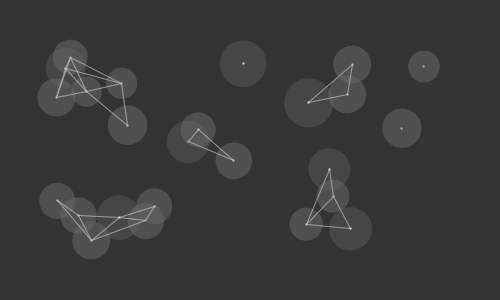
Frame 1 (no input)
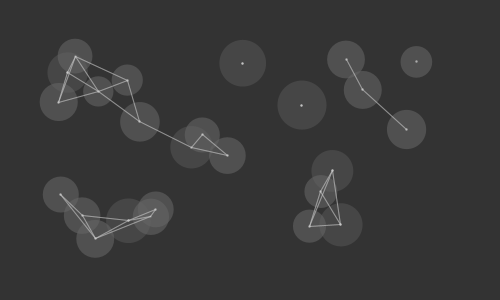
Frame 60 (the mouse pressed at the canvas centre just before this capture)
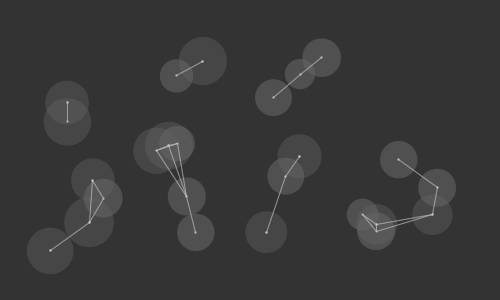
Frame 120 (the mouse held since frame 60 and released just before this capture)

The Processing sketch that drew these frames (run headless with seeded random() and noise(); from frame 60 on, the mouse is pressed at the canvas centre):

// Processing sketch: processing_99612
// ── processing_99612.pde

/*
Proceso 2
Un sketch sencillo para visualizar el calculo de la distancia euclideana, con objetos.
Made by: @ramayac
*/

class Esfera{
  PVector punto;
  float radio;
  
  Esfera(float x, float y){
    punto = new PVector(x, y);
    radio = random(30, 50);
  }
  
  float getX(){
    return punto.x;
  }
  
  float getY(){
    return punto.y;
  }
  
  float distancia(Esfera e){
    return punto.dist(e.punto);
  }
  
  void update(){
    float nx = random(-getX(), getX());
    float ny = random(-getY(), getY());
    PVector dir = new PVector(nx, ny);
    dir.normalize();
    punto.add(dir);
  }
  
  void draw(){
    stroke(255);
    strokeWeight(2.5);
    point(getX(), getY());
    
    noStroke();
    if(radio <= 40) {
      fill(100, 150);
    } else {
      fill(100, 100);
    }
    ellipse(getX(), getY(), radio, radio);
  }
}

Esfera[] esferas = new Esfera[25];

int UMBRAL = 60;

void setup(){
  size(500, 300);
  
  iniciar();
  smooth();
  frameRate(24);
  //noLoop();
}

void iniciar(){
  for(int i = 0; i < esferas.length; i++){
    esferas[i] = new Esfera(random(50,width-50), random(50,height-50));
  }
}

void draw(){
  background(51);
  
  for(int i = 0; i < esferas.length; i++){
    esferas[i].update();    
    esferas[i].draw();
  }
  
  //Para cada elemento hay que dibujar una linea
  stroke(200, 100);
  strokeWeight(1);
  //TODO: optimizar.
  for(int i = 0; i < esferas.length; i++){
    Esfera e1 = esferas[i];
    for(int j = 0; j < esferas.length; j++){
      Esfera e2 = esferas[j];
      float d = e1.distancia(e2);
      if(d <= UMBRAL){
        line(e1.getX(), e1.getY(), e2.getX(), e2.getY());
      }
    }
  }
  
}

void mousePressed(){
  iniciar();
  redraw();
}
